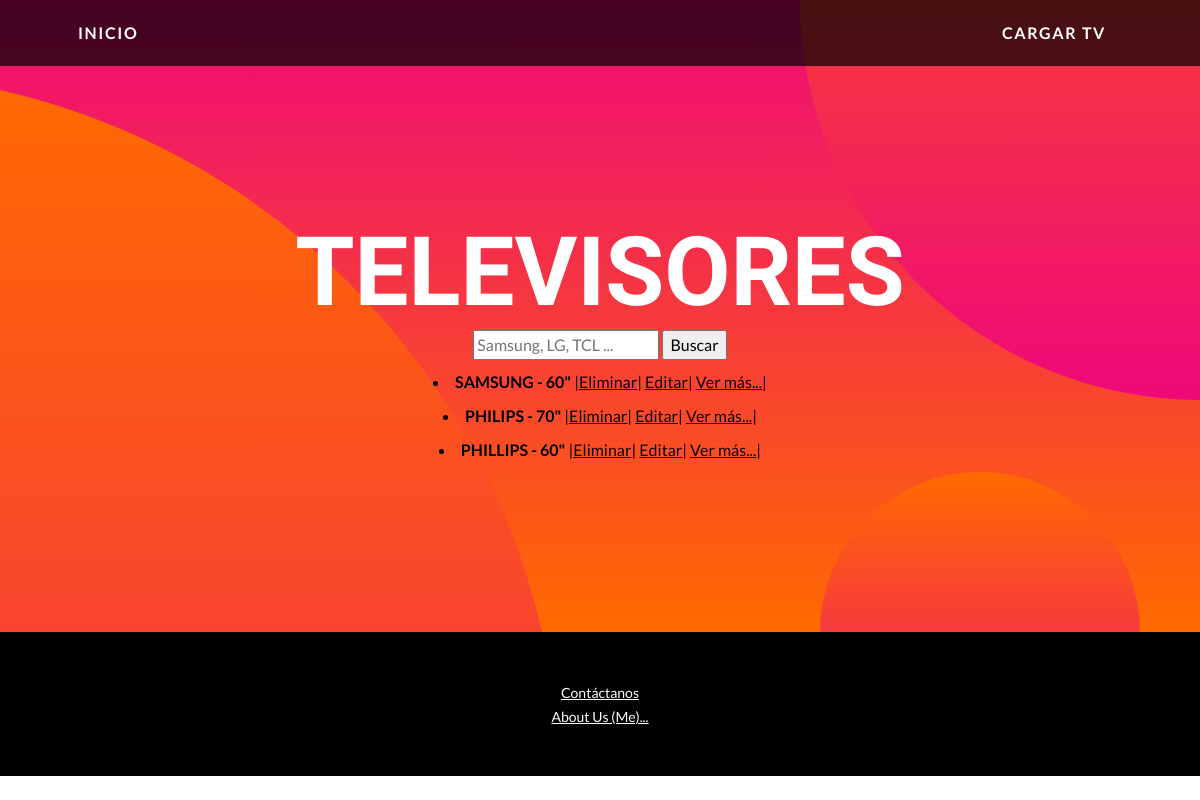
The page /televisores on the database its author committed.
### inicio/models.py (models this page shows)
class Televisores(models.Model):
    marca = models.CharField(max_length=30)
    pulgadas = models.IntegerField()
    definicion = models.TextField()
    es_smart = models.CharField(max_length=30)
    def __str__(self):
        return f'{self.marca.upper()} - {self.pulgadas}"'

### inicio/views.py (the view)
# urls.py: path('televisores', Televisores_principal, name='televisores'),
def Televisores_principal(request):
    marca_a_buscar = request.GET.get('marca')
    if marca_a_buscar:
        listado_televisores = Televisores.objects.filter(marca__icontains=marca_a_buscar)
    else:
        listado_televisores = Televisores.objects.all()
    return render(request, 'inicio/televisores.html', {'listado_televisores':listado_televisores,'marca_a_buscar':marca_a_buscar})

### inicio/templates/inicio/televisores.html (shortened to what this page needs)
{% extends "base.html" %}
{% block h1_header %}
<h1 class="masthead-heading mb-0">TELEVISORES</h1>
{% endblock h1_header %}
{% block nav_formulario %}
<a class="navbar-brand" href={% url 'cargar_televisor' %}>CARGAR TV</a>
{% endblock nav_formulario %}
{% block main %}
<form action="">
    <input type="text" name="marca" placeholder="Samsung, LG, TCL ...">
    <input type="submit" value="Buscar">
</form>
<div style= "color: black; ">
    {% if listado_televisores%}
        {% for televisor in listado_televisores %}
        <li style="margin: 10px auto;">
        <strong> {{televisor}}</strong> |<a href={% url 'eliminar_televisor' televisor.id %}>Eliminar</a>| <a href={% url 'editar_televisor' televisor.id %}>Editar</a>| <a href={% url 'detalle_televisor' televisor.id %}>Ver más...</a>|
        </li>
        {% endfor %}
    {% else %}
        <p> No se encontraron televisores marca {{marca_a_buscar|upper}} </p>
    {% endif %}
</div>
{% endblock main %}

### rows shown on the page
Televisores: marca+pulgadas "SAMSUNG - 60\""
Televisores: marca+pulgadas "PHILIPS - 70\""
Televisores: marca+pulgadas "PHILLIPS - 60\""
